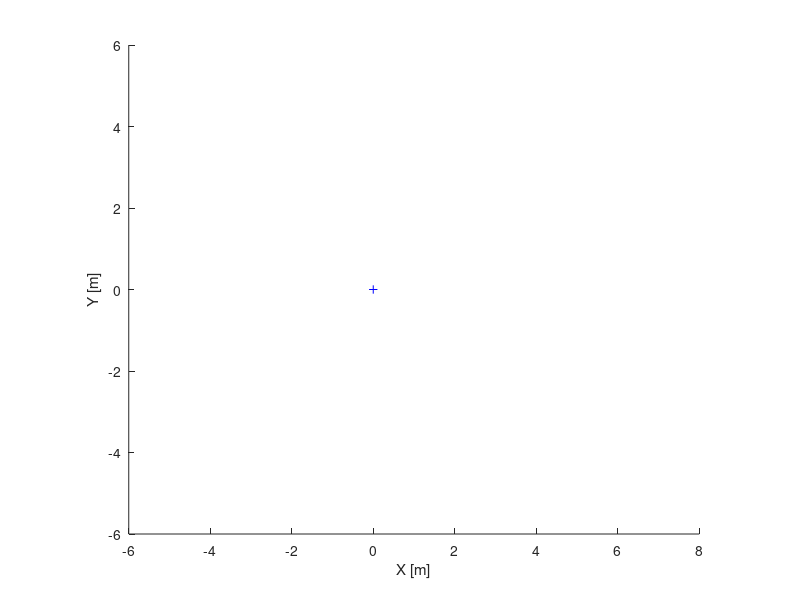

The MATLAB source for this figure: (Note: this script raises an error after producing the figure.)
function test_motion_model()
%
addpath('librobotics')
%
global widthrobot lengthrobot dt
widthrobot=0.4;
lengthrobot=0.6;
dt = 0.1; % [sec]
global MIN_X MIN_Y MAX_X MAX_Y STEP
MIN_X=-8;MIN_Y=-8;MAX_X=8;MAX_Y=8; STEP = 0.1;
figure1 = figure('position', [200, 50, 700, 600]);
axis equal
axis([MIN_X+2 MAX_X MIN_Y+2 MAX_Y-2])
xlabel('X [m]'); ylabel('Y [m]');
hold on
%
x=[0,0,0,0]';% [x, y, theta, v]
X=[];
Xnoise=[];
q=0.1;
Q=q^2;
u=[5,-0.5]';
plot(x(1),x(2),'+b')
N=50;
for i=1:N
    x=f(x,u);
    X= [X,x];
    xnoise = x + Q*randn(4,1);
    Xnoise=[Xnoise,xnoise];
    drawrobot([x(1),x(2),x(3)],'m',1,widthrobot,lengthrobot);
end
plot(X(1,:),X(2,:),'+r')
plot(Xnoise(1,:),Xnoise(2,:),'+b')

function x = f(x, u)
global dt;
F = [1 0 0 0
    0 1 0 0
    0 0 1 0
    0 0 0 0];
B = [
    dt*cos(x(3)) 0
    dt*sin(x(3)) 0
    0 dt
    1 0];
x= F*x+B*u;